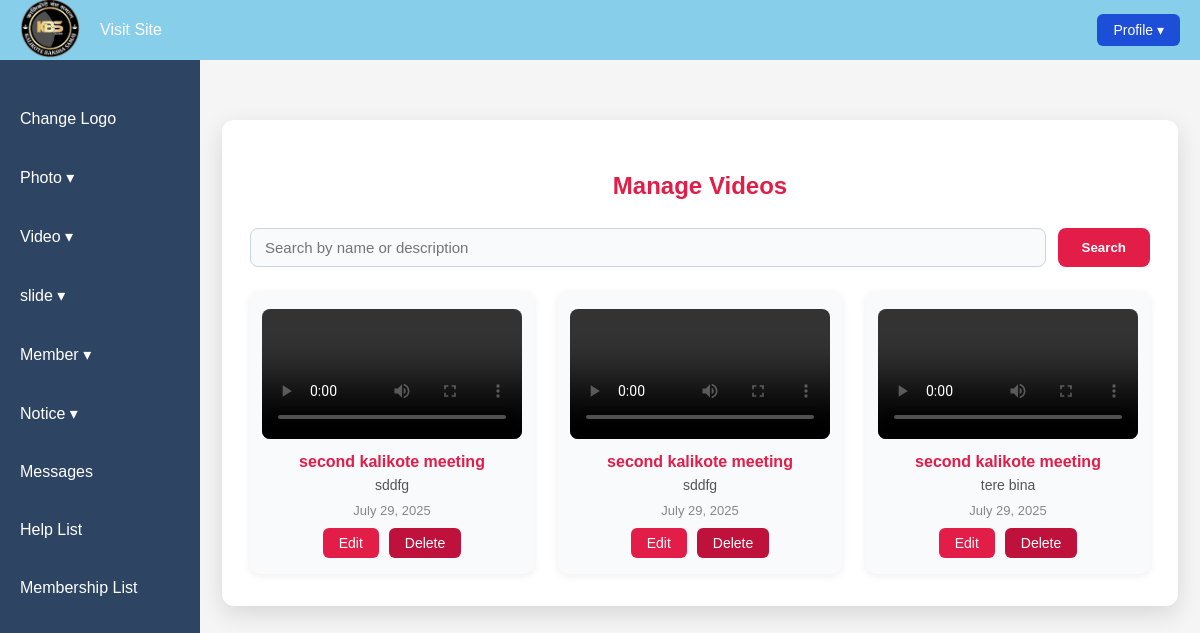
The page /manage_videos/ on the database its author committed.
### adminuses/models.py (models this page shows, shortened)
class Logo(models.Model):
    logo = models.ImageField(upload_to='logos/')

class Video(models.Model):
    title = models.CharField(max_length=100)
    video_file = models.FileField(upload_to='videos/')
    description = models.TextField(blank=True)
    date = models.DateField()

### adminuses/views.py (the view)
# urls.py: path('manage_videos/', manage_videos, name='manage_video'),  #
def manage_videos(request):
    query = request.GET.get('q', '')
    if query:
        video_list = Video.objects.filter(
            models.Q(title__icontains=query) | models.Q(description__icontains=query)
        ).order_by('-id')
    else:
        video_list = Video.objects.all().order_by('-id')
    paginator = Paginator(video_list, 8)  # Show 6 videos per page
    page_number = request.GET.get('page')
    page_videos = paginator.get_page(page_number)
    return render(request, 'manage_videos.html', {'page_videos': page_videos})

### adminuses/context_processor.py (called while the page is built)
def logo_context(request):
    logo = Logo.objects.first()
    return {'logo': logo}

### templates/manage_videos.html (shortened to what this page needs)
{% extends 'base.html' %}
{% block content %}
<div class="manage-videos-container">
  <h2 style="text-align:center; color:#e11d48; margin-bottom:28px;">Manage Videos</h2>
  <form method="get" class="video-search-form">
    <input type="text" name="q" placeholder="Search by name or description" value="{{ request.GET.q|default:'' }}">
    <button type="submit">Search</button>
  </form>
  <div class="video-grid">
    {% for video in page_videos %}
      <div class="video-card">
        <video controls src="{{ video.video_file.url }}"></video>
        <div class="video-title">{{ video.title }}</div>
        <div class="video-desc">{{ video.description }}</div>
        <div class="video-date">{{ video.date }}</div>
        <div class="video-actions">
          <a href="{% url 'edit_video' video.id %}">Edit</a>
          <a href="{% url 'delete_video' video.id %}" class="delete">Delete</a>
        </div>
      </div>
    {% empty %}
      <p style="grid-column: 1/-1; text-align:center; color:#888;">No videos found.</p>
    {% endfor %}
  </div>
</div>
{% endblock %}

### templates/base.html (shortened to what this page needs)
<!DOCTYPE html>
<html lang="en">
<head>
  {% load static %}
  <link rel="stylesheet" href="{% static 'css/base.css' %}">
</head>
<body>
  <nav class="navbar">
    <div class="nav-left">
      {% if logo %}
        <a href="{% url 'dashboard' %}">
          <img src="{{ logo.logo.url }}" alt="Logo" style="height:60px;">
        </a>
      {% endif %}
      <ul class="nav-menu">
        <li><a href="{% url 'index' %}" target="_blank">Visit Site</a></li>
      </ul>
    </div>
    <div class="profile-dropdown">
      <button class="profile-btn">Profile ▾</button>
    </div>
  </nav>
  <div class="sidebar">
    <ul class="side-menu">
      <li><a href="{% url 'change_logo' %}">Change Logo</a></li>
      <li>
        <a href="#" onclick="toggleSidebarSubMenu('photo-submenu'); return false;">Photo ▾</a>
      </li>
      <li>
        <a href="#" onclick="toggleSidebarSubMenu('video-submenu'); return false;">Video ▾</a>
      </li>
      <li>
        <a href="#" onclick="toggleSidebarSubMenu('slide-submenu'); return false;">slide ▾</a>
      </li>
      <li>
        <a href="#" onclick="toggleSidebarSubMenu('member-submenu'); return false;">Member ▾</a>
      </li>
      <li>
        <a href="#" onclick="toggleSidebarSubMenu('notice-submenu'); return false;">Notice ▾</a>
      </li>
      <li><a href="{% url 'messages' %}">Messages</a></li>
      <li><a href="{% url 'help_list' %}">Help List</a></li>
      <li><a href="{% url 'membership_list' %}">Membership List</a></li>
    </ul>
  </div>
  <div class="main-content">
    {% block content %}{% endblock %}
  </div>
</body>
</html>

### static/css/base.css (style rules this page uses)
body { margin: 0; font-family: Arial, sans-serif; display: flex; min-height: 100vh; }
.navbar { position: fixed; top: 0; left: 0; right: 0; height: 60px; background-color: #87CEEB; display: flex; justify-content: space-between; align-items: center; padding: 0 20px; z-index: 1000; }
.nav-left { display: flex; align-items: center; }
.nav-menu { list-style: none; display: flex; gap: 30px; margin: 0; padding: 0; }
.nav-menu li a { text-decoration: none; color: white; font-weight: 500; padding: 0 20px; transition: color 0.3s; }
.profile-dropdown { position: relative; }
.profile-btn { background-color: #1d4ed8; color: white; border: none; padding: 8px 16px; border-radius: 6px; cursor: pointer; font-size: 14px; }
.sidebar { width: 200px; background-color: #2e4463; padding-top: 80px; flex-shrink: 0; height: 100vh; position: fixed; overflow-y: auto; }
.side-menu { list-style: none; padding: 0; margin: 0; }
.side-menu li { margin: 20px 0; }
.side-menu li a { text-decoration: none; color: white; padding: 10px 20px; display: block; transition: background 0.3s; }
.main-content { margin-left: 200px; padding: 80px 20px 20px 20px; background-color: #f5f5f5; flex-grow: 1; min-height: 100vh; }

### templates/manage_videos.html (style rules this page uses)
.manage-videos-container { max-width: 900px; margin: 40px auto; background: #fff; border-radius: 12px; box-shadow: 0 8px 24px rgba(0,0,0,0.12); padding: 32px 28px; }
.video-search-form { display: flex; gap: 12px; margin-bottom: 24px; }
.video-search-form input { flex: 1; padding: 10px 14px; border-radius: 8px; border: 1px solid #cbd5e1; font-size: 15px; background: #f8fafc; }
.video-search-form button { padding: 10px 24px; border-radius: 8px; background: #e11d48; color: #fff; border: none; font-weight: 600; cursor: pointer; transition: background 0.3s; }
.video-grid { display: grid; grid-template-columns: repeat(auto-fit, minmax(220px, 1fr)); gap: 24px; }
.video-card { background: #f8fafc; border-radius: 10px; box-shadow: 0 2px 8px rgba(0,0,0,0.07); padding: 18px 12px 16px 12px; text-align: center; }
.video-card video { max-width: 100%; max-height: 180px; border-radius: 8px; margin-bottom: 10px; }
.video-card .video-title { font-weight: 600; color: #e11d48; margin-bottom: 6px; }
.video-card .video-desc { color: #555; font-size: 14px; margin-bottom: 10px; }
.video-card .video-date { color: #888; font-size: 13px; margin-bottom: 10px; }
.video-card .video-actions { display: flex; gap: 10px; justify-content: center; }
.video-card .video-actions a { padding: 7px 16px; border-radius: 6px; background: #e11d48; color: #fff; text-decoration: none; font-size: 14px; font-weight: 500; transition: background 0.3s; }
.video-card .video-actions a.delete { background: #be123c; }

### rows shown on the page
Logo: logo (picture)
Video: title "second kalikote meeting", description "sddfg", date "July 29, 2025"
Video: title "second kalikote meeting", description "sddfg", date "July 29, 2025"
Video: title "second kalikote meeting", description "tere bina", date "July 29, 2025"
